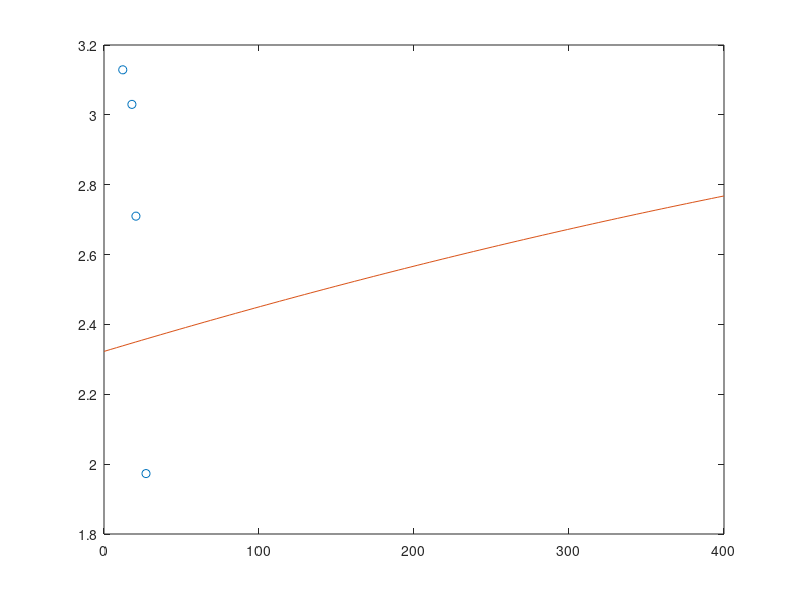

Source code (MATLAB):


x = [27.1, 18, 20.6, 12.1]; % Add commas to separate elements
y=[0 0 0 0];

r= sqrt((x*100).^2 + (y*100).^2);

phi = [1.973, 3.03, 2.71, 3.129]; % Add commas to separate elements

p = polyfit(r, phi, 2);

x1 = linspace(0, 400);
y1 = polyval(p, x1);

figure
plot(x, phi, 'o') % Plot x against phi
hold on
plot(x1, y1)
hold off
